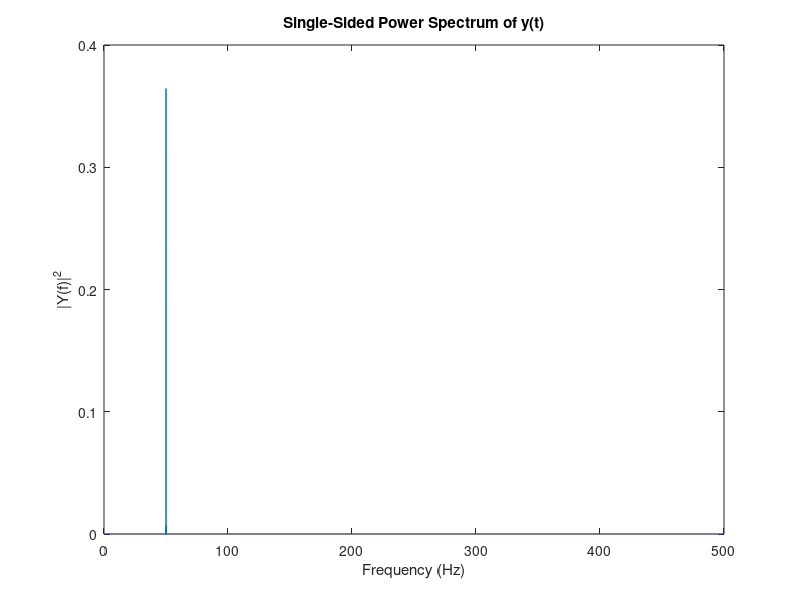

MATLAB code to generate this figure:
% Generate a signal 
% taken from matlab help

clear all;
clc;
close all;

Fs = 1000;                    % Sampling frequency 1kHz
T = 1/Fs;                     % Sample time
L = 1e5;                     % Length of signal
t = (0:L-1)*T;                % Time vector

% Sum of a 50 Hz sinusoid and a 120 Hz sinusoid
%x = 0.7*sin(2*pi*50*t) + sin(2*pi*120*t); 
%y = x + 2*randn(size(t));     % Sinusoids plus noise

%y=cos(2*pi*50*t);
y=sin(2*pi*50*t); % 1 milivolt
%y=1/2*complex(cos(2*pi*50*t),sin(2*pi*50*t));

%plot(Fs*t(1:50),y(1:50)); % in miliseconds
%plot(t(1:50),real(y(1:50))); % in seconds

%title('Signal Corrupted with Zero-Mean Random Noise')
%title('Signal');
%xlabel('time (milliseconds)');

%f= abs(fft(y,1024));
%f=fftshift(f);
%plot(f);

%figure;
NFFT = 2^nextpow2(L); % Next power of 2 from length of y
Y = fft(y,NFFT)/L;

%f = Fs/2*linspace(NFFT/2,1,NFFT/2+1);



f = Fs/2*linspace(0,1,NFFT/2+1);

% Plot single-sided amplitude spectrum.
%plot(f,2*abs(Y(1:NFFT/2+1))) % DC part unchanged
%title('Single-Sided Amplitude Spectrum of y(t)')
%xlabel('Frequency (Hz)')
%ylabel('|Y(f)|')
%position = get (gcf, "position");
%set (gcf, "position", position + [0.1, 0.105, -.105 -.105]);
        
%figure;
% Plot single-sided power spectrum.
plot(f,2*abs(Y(1:NFFT/2+1)).^2); % DC part unchanged
title('Single-Sided Power Spectrum of y(t)');
xlabel('Frequency (Hz)');
ylabel('|Y(f)|^2');
